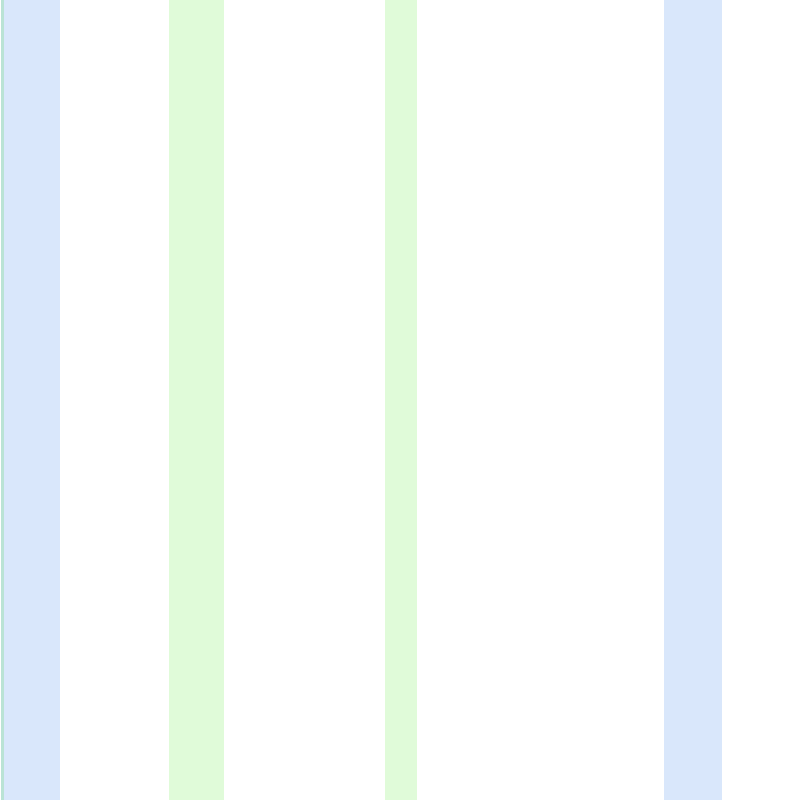
Frame 1 (no input)
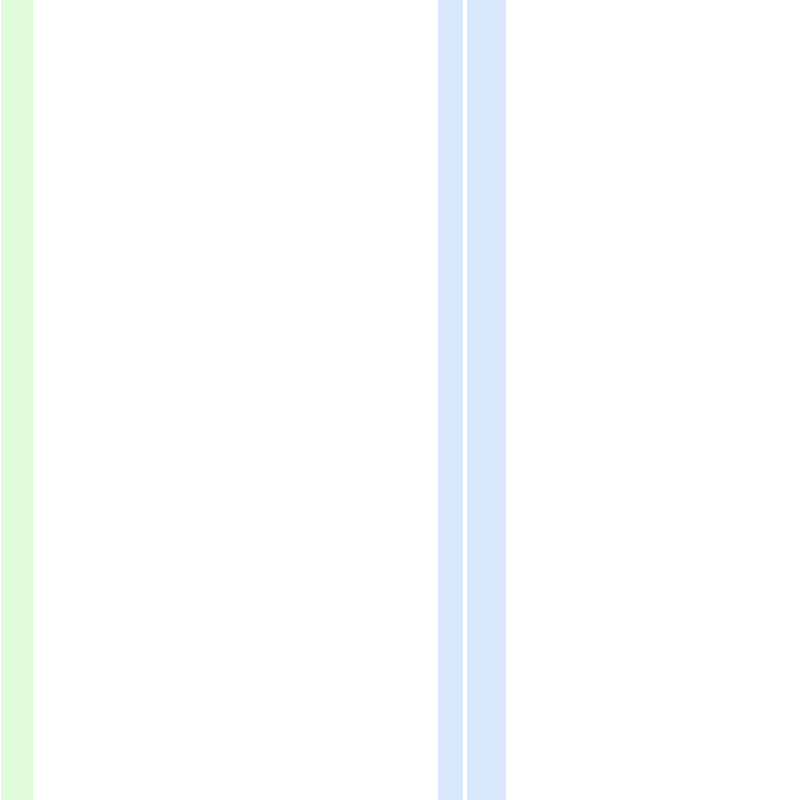
Frame 60 (the mouse pressed at the canvas centre just before this capture)
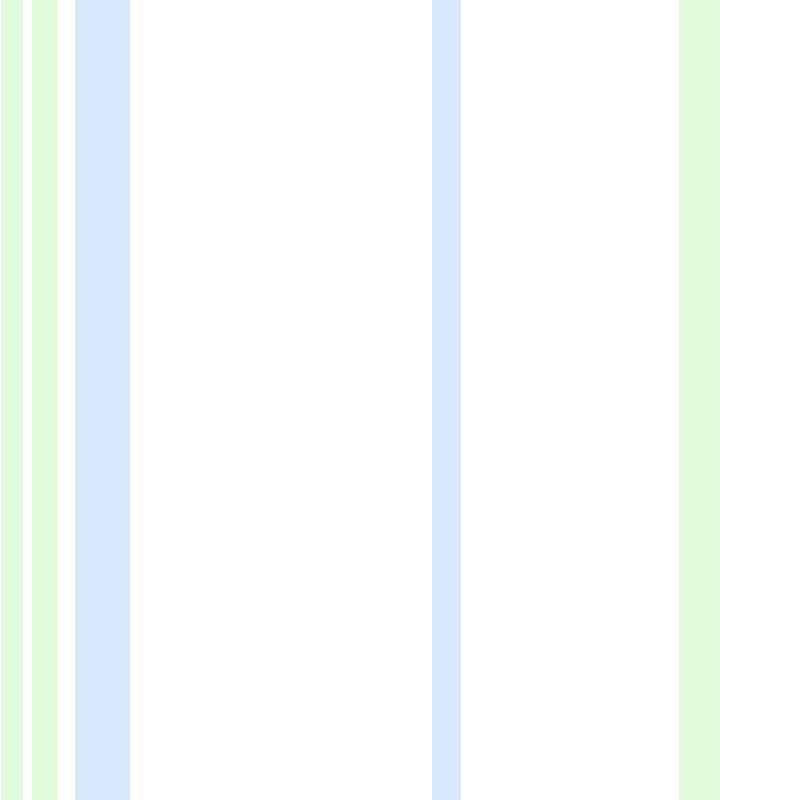
Frame 120 (the mouse held since frame 60 and released just before this capture)

The Processing sketch that drew these frames (run headless with seeded random() and noise(); from frame 60 on, the mouse is pressed at the canvas centre):

// Processing sketch: Tweet20190822
// ── Tweet20190822.pde
float s,x,n,t=0,l=800;
void setup(){size(800,800);colorMode(3,10);blendMode(32);}
void f(){for(x=s=0;x<l;x++){n=noise(x*.01,t);if(s>0&n<.6)rect(s,0,x-s,l+(s=0));if(s<1&n>.6)s=x;}}
void draw(){background(0,0,10);t++;fill(1,9,3,5);f();t-=.99;fill(8,9,3,5);f();}
